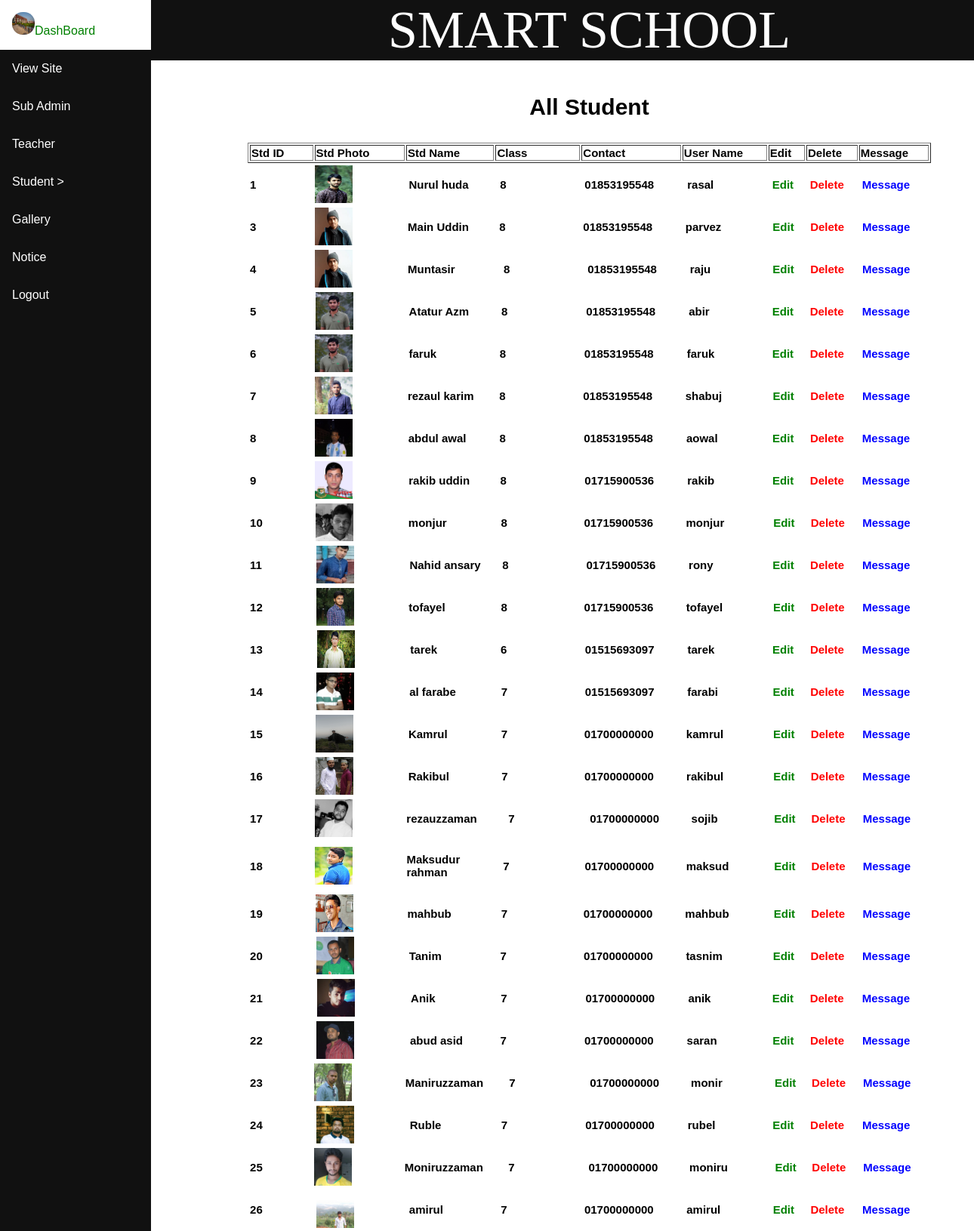
/admin/student.php (signed in, upper part), run on the app's committed database.
### tables this page shows
CREATE TABLE `admissionform` (
  `std_id` int(10) NOT NULL,
  `cls_id` int(10) NOT NULL,
  `firstname` varchar(50) NOT NULL,
  `lastname` varchar(50) NOT NULL,
  `fathersname` varchar(50) NOT NULL,
  `mothersname` varchar(50) NOT NULL,
  `preadds` varchar(150) NOT NULL,
  `peradds` varchar(150) NOT NULL,
  `monumber` varchar(20) NOT NULL,
  `email` varchar(50) NOT NULL,
  `gender` enum('male','female','others') NOT NULL,
  `religion` enum('islam','hindu','chirestan') NOT NULL,
  `dofb` date NOT NULL,
  `country` enum('bangladesh','india','usa') NOT NULL,
  `com_code` varchar(255) NOT NULL,
  `uname` varchar(50) NOT NULL,
  `password` varchar(100) NOT NULL,
  `action` varchar(50) NOT NULL,
  `img_name` varchar(100) NOT NULL,
  `img_path` varchar(100) NOT NULL,
  `img_type` varchar(100) NOT NULL
);

### admin/view/allstudent.php (the view, shortened to what this page needs)
<?php
include("../database/config.php");
$sql=" SELECT * FROM admissionform";
$query=mysqli_query($myconn,$sql);
if (mysqli_num_rows($query) > 0) {
	echo'<center><td ><p style="font-size:30px"><b>All Student</b></p> </td></center>';
echo'<center><div id="table" ><table border="" width="80%" > <tr>
<th width="90px">Std ID</th>
<th width="128px">Std Photo</th>
<th width="125px">Std Name</th>
<th width="120px">Class</th>
<th width="140px">Contact</th>
<th width="120px">User Name</th>
<th width="50px">Edit</th>
<th width="70px">Delete</th>
<th width="95px">Message</th>
</tr>
</table></center>';
     while($row = mysqli_fetch_assoc($query))
{
	$pid=$row['std_id'];
$image=$row['img_path'];
$name=$row['firstname'];
$class=$row['cls_id'];
$mobile=$row['monumber'];
$user=$row['uname'];
	echo'<center><div id="table" ><table   width="80%" > <tr>
<th width="114px">'.$pid.'</th>
<th width="150px"><img src="../image/'.$image.'"  width="50px" height="50px" position="absolute"/></th>
<th width="150px"><a href="studentdetails.php?pid='.$pid.' "><p style="color:black">'.$name.'</p></a></th>
<th width="150px">'.$class.'</th>
<th width="150px">'.$mobile.'</th>
<th width="140px">'.$user.'</th>
<th width="55px"><form method="post" action="edit.php" onclick="edit();">
<a href="editstdinfo.php?sid='.$pid.'" ><p style="color:green;">Edit</p></a></th>
<th width="75px"><form method="post" action="sdeletenow.php" onclick="delete();">
<a href="delete/sdeletenow.php?sid='.$pid.'" onclick="return confirm();" ><p style="color:red;">Delete</p></a></th>
<th width="100px"><form method="post" action="adminmessage.php" onclick="message();">
<a href="message/stdmessage.php?sid='.$pid.'" ><p style="color:blue;">Message</p></a></th>
</tr>
</table></center>';
    }
} else {
    echo "0 results";
}
?>

### admin/css/style.css (style rules this page uses)
* { box-sizing: border-box; }
body { margin: 0; font-family: Arial, Helvetica, sans-serif; }
#table { border-collapse: collapse; width: 100%; }
th, td { text-align:left; padding: 0,0,0,0; font-size:15px; }
a { display: inline-block; text-decoration: none; }

### data on the page
admissionform: std_id "1", img_path (picture), firstname "Nurul huda", cls "8", monumber "01853195548", uname "rasal"
admissionform: std_id "3", img_path (picture), firstname "Main Uddin", cls "8", monumber "01853195548", uname "parvez"
admissionform: std_id "4", img_path (picture), firstname "Muntasir", cls "8", monumber "01853195548", uname "raju"
admissionform: std_id "5", img_path (picture), firstname "Atatur Azm", cls "8", monumber "01853195548", uname "abir"
admissionform: std_id "6", img_path (picture), firstname "faruk", cls "8", monumber "01853195548", uname "faruk"
admissionform: std_id "7", img_path (picture), firstname "rezaul karim", cls "8", monumber "01853195548", uname "shabuj"
admissionform: std_id "8", img_path (picture), firstname "abdul awal", cls "8", monumber "01853195548", uname "aowal"
admissionform: std_id "9", img_path (picture), firstname "rakib uddin", cls "8", monumber "01715900536", uname "rakib"
admissionform: std_id "10", img_path (picture), firstname "monjur", cls "8", monumber "01715900536", uname "monjur"
admissionform: std_id "11", img_path (picture), firstname "Nahid ansary", cls "8", monumber "01715900536", uname "rony"
admissionform: std_id "12", img_path (picture), firstname "tofayel", cls "8", monumber "01715900536", uname "tofayel"
admissionform: std_id "13", img_path (picture), firstname "tarek", cls "6", monumber "01515693097", uname "tarek"
admissionform: std_id "14", img_path (picture), firstname "al farabe", cls "7", monumber "01515693097", uname "farabi"
admissionform: std_id "15", img_path (picture), firstname "Kamrul", cls "7", monumber "01700000000", uname "kamrul"
admissionform: std_id "16", img_path (picture), firstname "Rakibul", cls "7", monumber "01700000000", uname "rakibul"
admissionform: std_id "17", img_path (picture), firstname "rezauzzaman", cls "7", monumber "01700000000", uname "sojib"
admissionform: std_id "18", img_path (picture), firstname "Maksudur rahman", cls "7", monumber "01700000000", uname "maksud"
admissionform: std_id "19", img_path (picture), firstname "mahbub", cls "7", monumber "01700000000", uname "mahbub"
admissionform: std_id "20", img_path (picture), firstname "Tanim", cls "7", monumber "01700000000", uname "tasnim"
admissionform: std_id "21", img_path (picture), firstname "Anik", cls "7", monumber "01700000000", uname "anik"
admissionform: std_id "22", img_path (picture), firstname "abud asid", cls "7", monumber "01700000000", uname "saran"
admissionform: std_id "23", img_path (picture), firstname "Maniruzzaman", cls "7", monumber "01700000000", uname "monir"
admissionform: std_id "24", img_path (picture), firstname "Ruble", cls "7", monumber "01700000000", uname "rubel"
admissionform: std_id "25", img_path (picture), firstname "Moniruzzaman", cls "7", monumber "01700000000", uname "moniru"
admissionform: std_id "26", img_path (picture), firstname "amirul", cls "7", monumber "01700000000", uname "amirul"
